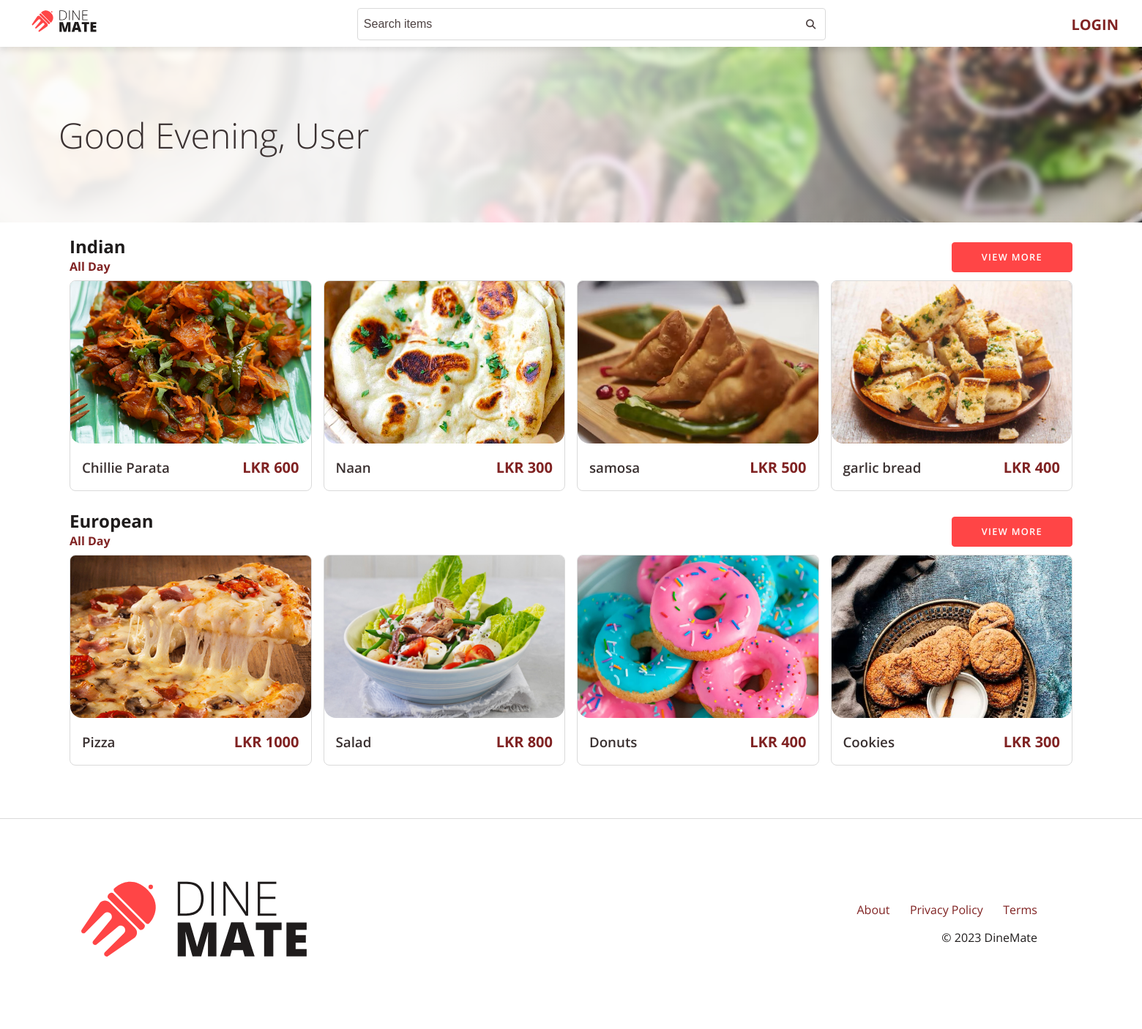
The page / on the database its author committed.
### tables this page shows
CREATE TABLE `menus`
(
    `menu_id`     int(11)      NOT NULL,
    `menu_name`   varchar(255) NOT NULL,
    `description` varchar(200) NOT NULL,
    `start_time`  time                  DEFAULT NULL,
    `end_time`    time                  DEFAULT NULL,
    `image_url`   varchar(200)          DEFAULT NULL,
    `all_day`     tinyint(1)   NOT NULL DEFAULT 0
);

CREATE TABLE `dishes`
(
    `dish_id`       int(11)      NOT NULL,
    `dish_name`     varchar(255) NOT NULL,
    `net_price`     float        NOT NULL,
    `selling_price` float        NOT NULL,
    `description`   varchar(500) NOT NULL,
    `prep_time`     int(11)      NOT NULL,
    `image_url`     varchar(200) DEFAULT NULL
);

### app/core/Controller.php (called while the page is built, shortened)
<?php
trait Controller
{
    public function view(string $view, array $data = []): void
    {
        $filename = "../app/views/" . $view . ".view.php";
        require $filename;
    }
}

### app/core/App.php (called while the page is built, shortened)
<?php
class App
{
    private mixed $module = "";
    private mixed $controller = "home";
    private string $method = "index";
    function __construct()
    {
        $url = $this->splitUrl();
        if ($this->controller) {
            if ($this->module) {
                $this->controller = "controllers\\" . $this->module . "\\" . $this->controller;
            } else {
                $this->controller = "controllers\\" . $this->controller;
            }
            $this->controller = new $this->controller;
        } else {
            $this->controller = null;
        }
        $this->params = $url ? array_values($url) : [];
        call_user_func_array([$this->controller, $this->method], $this->params);
    }
    private function splitUrl(): array
    {
        if (isset($_GET["url"])) {
            return explode("/", filter_var(rtrim($_GET["url"], "/"), FILTER_SANITIZE_URL));
        } else {
            return [];
        }
    }
}

### public/index.php (called while the page is built, shortened)
<?php
$app = new App();

### app/core/Model.php (called while the page is built, shortened)
<?php
class Model
{
    protected string $table = "";
    public function select(array|string $column_list = "*"): Model
    {
        if (is_array($column_list)) {
            for ($i = 0; $i < count($column_list); $i++) {
                if (!str_contains($column_list[$i], ".")) {
                    $column_list[$i] = $this->table . "." . $column_list[$i];
                }
            }
            $column_list = implode(", ", $column_list);
        } else {
            if (!str_contains($column_list, ".")) {
                $column_list = $this->table . "." . $column_list;
            }
        }
        $this->query = "SELECT $column_list FROM $this->table";
        return $this;
    }
    public function where(string $column, string $value, string $operator = "="): Model
    {
        return $this;
    }
    public function limit(int $limit): Model
    {
        return $this;
    }
    public function offset(int $offset): Model
    {
        return $this;
    }
}

### app/core/Database.php (called while the page is built, shortened)
<?php
trait Database
{
    protected string $query = "";
    protected array $data = [];
    private ?PDO $db = null;
    public function fetchAll(): array
    {
        return $this->execute()->fetchAll();
    }
    public function execute(): PDOStatement
    {
        try {
            $statement = $this->prepare($this->query);
            $statement->execute($this->data);
            $this->query = "";
            $this->data = [];
            return $statement;
        } catch (PDOException $e) {
            die($e->getMessage());
        }
    }
    protected function prepare(string $query): PDOStatement
    {
        try {
            return $this->db->prepare($query);
        } catch (Exception $e) {
            die($e->getMessage());
        }
    }
    private function connect(): void
    {
        try {
            $connection_string = "mysql:hostname=" . DB_HOST . ";dbname=" . DB_NAME;
            $this->db = new PDO($connection_string, DB_USER, DB_PASS, [
                PDO::ATTR_ERRMODE => PDO::ERRMODE_EXCEPTION,
                PDO::ATTR_DEFAULT_FETCH_MODE => PDO::FETCH_OBJ
            ]);
        } catch (PDOException $e) {
            die($e->getMessage());
        }
    }
    public function fetch(): object|false
    {
        return $this->execute()->fetch();
    }
}

### app/models/Menu.php (called while the page is built, shortened)
<?php
class Menu extends Model
{
    public function getMenus(): bool|array
    {
        $l =  $this->select()->fetchAll();
        $menulist = array();
        foreach ($l as $m) {
            $menulist[$m->menu_id] = $m;
        }
        return $menulist;
    }
}

### app/models/Dish.php (called while the page is built, shortened)
<?php
class Dish extends Model
{
    public function __construct()
    {
        $this->table = "dishes";
    }
    public function getDishById($id): bool|object
    {
        return $this->select()->where("dish_id", $id)->fetch();
    }
}

### app/models/MenuDishes.php (called while the page is built, shortened)
<?php
class MenuDishes extends Model
{
    public function getMenuDishes(int $menu_id, int $num = 100, int $offset = 0): array
    {
        $d = new Dish();
        $records = $this->select()->where('menu_id', $menu_id)->limit($num)->offset($offset)->fetchAll();
        $menu_dishes = array();
        foreach ($records as $r) {
            if ($r->menu_id == $menu_id) {
                $menu_dishes[] = $d->getDishById($r->dish_id);
            }
        }
        return $menu_dishes;
    }
}

### app/components/MenuCard.php (the view, shortened to what this page needs)
<?php
class MenuCard
{
    protected int $id;
    protected string $name;
    public string|null $image_url;
    protected string $new_price;
    public function __construct(object $dish)
    {
        $this->id = $dish->dish_id;
        $this->name = $dish->dish_name;
        $this->image_url = $dish->image_url ?? null;
        $this->old_price = $dish->old_price ?? null;
        $this->new_price = $dish->selling_price;
    }
    private function inCart(): bool
    {
        if (isset($_SESSION['user'])) {
            return (new Cart)->getQty($_SESSION['user']->user_id, $this->id);
        } else {
            return false;
        }
    }
    public function html(): string
    {
        $html = "<div class='menu-item-card rounded-sm'>";
        $html .= "<a href='" . ROOT . "/dish/id/{$this->id}' class='card-link'>";
        $html .= "<div class='card-img-wrapper'>";
        $html .= "<img src=" . ASSETS . "/images/dishes/{$this->image_url} class='card-img' alt='{$this->name}'>";
        $html .= "</a></div>";
        $html .= "<button class='add-to-cart' data-id='{$this->id}' " . ($this->inCart() ? "disabled" : "") . ">";
        $html .= "<i class='fa-sharp fa-solid fa-cart-plus'></i>";
        $html .= "</button>";
        $html .= "<a href='" . ROOT . "/dish/id/{$this->id}' class='card-link'>";
        $html .= "<div class='card-body'>";
        $html .= "<h3 class='card-title'>{$this->name}</h2>";
        $html .= "<div class='card-prices'>";
        $html .= "<div class='card-price-new'>LKR {$this->new_price}</div>";
        $html .= "</div></div></a></div>";
        return $html;
    }
}

### app/controllers/Home.php (shortened to what this page needs)
<?php
class Home
{
    public function index(): void
    {
        if (!isset($_SESSION['user']->emp_id)) {
            $data['user'] = $_SESSION['user'] ?? null;
            $menus = (new Menu())->getMenus();
            foreach ($menus as $menu) {
                $data['menus'][$menu->menu_id] = new \components\Menu($menu, 4);
            }
            $this->view('home', $data);
        } else {
            redirect("admin");
        }
    }
}

### app/views/home.view.php (shortened to what this page needs)
<!DOCTYPE html>
<html lang="en">
<head>
    <?php use components\Menu;
    include VIEWS . "/partials/home/head.partial.php" ?>
</head>
<body class="body-min-vh-100">
<div class="wrapper">
    <?php include VIEWS . "/partials/home/navbar.partial.php"; ?>
    <div class="banner mb-3">
        <img class="banner-bg-img" src="<?= ASSETS ?>/images/home/banner.jpg" alt="banner">
        <div class="banner-bg-gradient"></div>
        <h1 class="banner-text display-3">Good
            <?php
            $hour = date('G');
            if ($hour >= 5 && $hour < 12) {
                echo "Morning";
            } elseif ($hour >= 12 && $hour < 17) {
                echo "Afternoon";
            } else {
                echo "Evening";
            }
            ?>, <?= $user->first_name ?? "User" ?></h1>
    </div>
    <div class="container">
        <?php
        if (isset($menus)) foreach ($menus as $menu) $menu->render() ?>
<?php include VIEWS . "/partials/home/footer.partial.php"; ?>
</body>
</html>

### app/views/partials/home/head.partial.php (shortened to what this page needs)
<link rel="stylesheet" href="<?= ASSETS ?>/css/styles.css">

### app/views/partials/home/navbar.partial.php (shortened to what this page needs)
<nav class="nav nav-home px-3 left-0">
    <div class="d-flex justify-content-space-between w-100">
        <div class="nav-brand">
            <div class="nav-items">
                <div class="nav-item">
                    <a href="<?= ROOT ?>/home"><img src="<?= ROOT ?>/assets/images/logos/logo_Full Logo.svg" alt="Logo"></a>
                </div>
            </div>
        </div>
        <div class="d-flex flex-column nav-items w-100">
            <div id="home-search" class="form-search order-md-0 order-1">
                <input type="text" class="form-control" name="query"
                       placeholder="Search items" id="home-search-field">
                <button class="form-search-icon" type="submit">
                    <i class="fa-solid fa-magnifying-glass"></i>
                </button>
            </div>
        </div>
        <div class="nav-items">
            <?php if (isset($_SESSION['user'])): ?>
                <div class="nav-item">
                    <div class="nav-shopping-cart">
                        <a href="<?= ROOT ?>/cart">
                            <i class="fa-solid fa-cart-shopping"></i>
                            <span class="badge"
                                  id="cart-count"><?php echo (new Cart)->getNoOfItems($_SESSION['user']->user_id) ?? 0 ?></span>
                        </a>
                    </div>
                </div>
                <div class="nav-item">
                    <i class="fa-solid fa-bars" id="sidebar-open"></i>
                </div>
            <?php else: ?>
                <div class="nav-item">
                    <a class="link text-uppercase fw-bold" href="<?= ROOT ?>/auth/login">Login</a>
                </div>
            <?php endif; ?>
        </div>
    </div>
</nav>

### app/components/Menu.php (shortened to what this page needs)
<?php
class Menu
{
    protected int $id;
    protected string $name;
    protected string|null $start_time;
    protected string|null $end_time;
    protected bool $all_day;
    protected array $menu_items = [];
    public function __construct(object $menu, int $n = 100)
    {
        $this->id = $menu->menu_id;
        $this->name = $menu->menu_name;
        $this->start_time = $menu->start_time ?? null;
        $this->end_time = $menu->end_time ?? null;
        $this->all_day = $menu->all_day;
        $menuDishes = (new MenuDishes())->getMenuDishes($this->id, $n);
        foreach ($menuDishes as $menuDish) {
            $this->menu_items[] = new MenuCard($menuDish);
        }
    }
    public function render(): void
    {
        echo $this->html();
    }
    public function html(): string
    {
        $html = "<div class='menu mb-3'>";
        $html .= "<div class='row justify-content-md-space-between justify-content-center'>";
        $html .= "<div>";
        $html .= "<div class='d-flex flex-column justify-content-space-between align-items-md-start align-items-center mb-2'>";
        $html .= "<h2 class='menu-title'>{$this->name}</h2>";
        $html .= "<h4 class='menu-time secondary'>";
        if ($this->all_day) {
            $html .= "All Day";
        } else {
            $html .= "{$this->start_time} - {$this->end_time}";
        }
        $html .= "</h4></div></div>";
        $html .= "<div class='d-flex align-items-center'>";
        $html .= "<a href='menu/id/{$this->id}' class='btn btn-primary text-uppercase not-mobile'>View More</a>";
        $html .= "</div></div>";
        $html .= "<div class='grid-lg-4 grid-md-2 grid-1 grid-gap-2'>";
        foreach ($this->menu_items as $menu_item) {
            $html .= "<div>";
            $html .= $menu_item->html();
            $html .= "</div>";
        }
        $html .= "</div>";
        $html .= "<div class='text-center my-4'><a href='menu/id/{$this->id}' class='btn btn-primary text-uppercase only-mobile'>View More</a></div>";
        $html .= "</div>";
        return $html;
    }
}

### app/views/partials/home/footer.partial.php (shortened to what this page needs)
<div class="footer mt-5">
    <div class="container">
        <div class="d-flex py-5 align-items-center flex-row">
            <div class="col-lg-3 col-6 p-3">
                <img src="<?= ASSETS ?>/images/logos/logo_Full Logo.svg" alt="logo" class="img-fluid">
            </div>
            <div class="col-lg-3 col-6 p-5">
                <div class="d-flex flex-md-row flex-column justify-content-space-between align-items-end">
                    <a class="link" href="">About</a>
                    <a class="link" href="">Privacy Policy</a>
                    <a class="link" href="">Terms</a>
                </div>
                <div class="mt-3 text-right">
                    &copy; 2023 DineMate
                </div>
            </div>
        </div>
    </div>
</div>

### rows shown on the page
menus: menu_name "Indian"
dishes: image_url (picture), dish_name "Chillie Parata", selling_price "600"
dishes: image_url+dish_name (picture), dish_name "Naan", selling_price "300"
dishes: image_url+dish_name (picture), dish_name "samosa", selling_price "500"
dishes: image_url (picture), dish_name "garlic bread", selling_price "400"
menus: menu_name "European"
dishes: image_url+dish_name (picture), dish_name "Pizza", selling_price "1000"
dishes: image_url+dish_name (picture), dish_name "Salad", selling_price "800"
dishes: image_url+dish_name (picture), dish_name "Donuts", selling_price "400"
dishes: image_url+dish_name (picture), dish_name "Cookies", selling_price "300"

### other values the page prints
$user->first_name "User"
